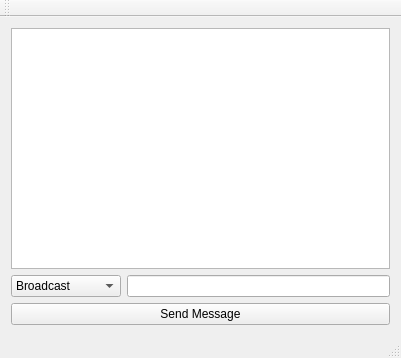
<?xml version="1.0" encoding="UTF-8"?>
<ui version="4.0">
 <class>MainWindow</class>
 <widget class="QMainWindow" name="MainWindow">
  <property name="geometry">
   <rect>
    <x>0</x>
    <y>0</y>
    <width>401</width>
    <height>358</height>
   </rect>
  </property>
  <property name="windowTitle">
   <string>Server</string>
  </property>
  <property name="styleSheet">
   <string notr="true"/>
  </property>
  <widget class="QWidget" name="centralWidget">
   <layout class="QGridLayout" name="gridLayout">
    <item row="0" column="0">
     <widget class="QTextBrowser" name="textBrowser_receivedMessages">
      <property name="styleSheet">
       <string notr="true"/>
      </property>
     </widget>
    </item>
    <item row="1" column="0">
     <layout class="QGridLayout" name="gridLayout_2">
      <item row="0" column="0" colspan="2">
       <layout class="QHBoxLayout" name="horizontalLayout">
        <item>
         <widget class="QComboBox" name="comboBox_receiver">
          <property name="minimumSize">
           <size>
            <width>110</width>
            <height>0</height>
           </size>
          </property>
          <item>
           <property name="text">
            <string>Broadcast</string>
           </property>
          </item>
         </widget>
        </item>
        <item>
         <widget class="QLineEdit" name="lineEdit_message">
          <property name="minimumSize">
           <size>
            <width>150</width>
            <height>0</height>
           </size>
          </property>
          <property name="styleSheet">
           <string notr="true"/>
          </property>
         </widget>
        </item>
       </layout>
      </item>
      <item row="1" column="0" colspan="2">
       <widget class="QPushButton" name="pushButton_sendMessage">
        <property name="minimumSize">
         <size>
          <width>0</width>
          <height>0</height>
         </size>
        </property>
        <property name="styleSheet">
         <string notr="true"/>
        </property>
        <property name="text">
         <string>Send Message</string>
        </property>
       </widget>
      </item>
     </layout>
    </item>
   </layout>
  </widget>
  <widget class="QMenuBar" name="menuBar">
   <property name="geometry">
    <rect>
     <x>0</x>
     <y>0</y>
     <width>401</width>
     <height>22</height>
    </rect>
   </property>
  </widget>
  <widget class="QToolBar" name="mainToolBar">
   <attribute name="toolBarArea">
    <enum>TopToolBarArea</enum>
   </attribute>
   <attribute name="toolBarBreak">
    <bool>false</bool>
   </attribute>
  </widget>
  <widget class="QStatusBar" name="statusBar"/>
 </widget>
 <layoutdefault spacing="6" margin="11"/>
 <resources/>
 <connections/>
</ui>
